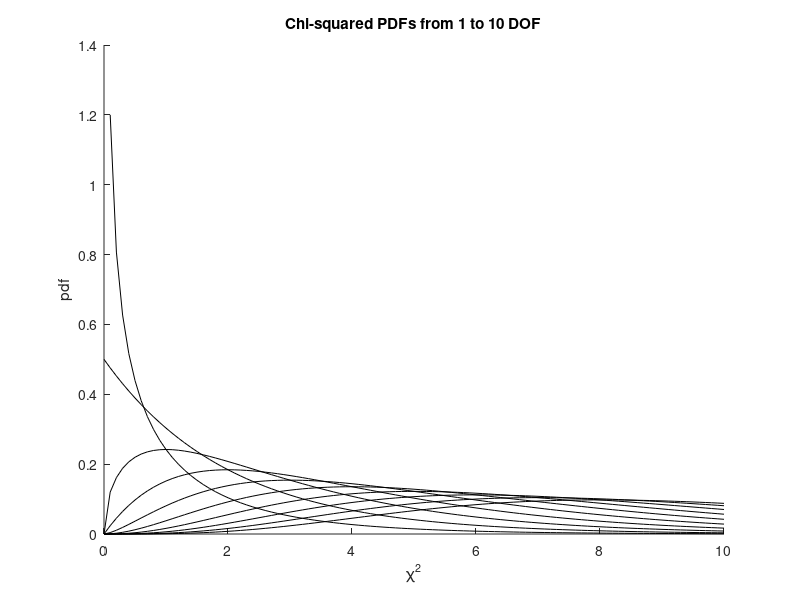

Here is the MATLAB script that generated this plot:
% plotChiPDFs

x = (0:0.1:10);
figure, hold on
for df = 1:10
    NUM = x.^((df-2)/2).*exp(-x/2);
    DEN = 2^(df/2)*gamma(df/2);
    pdf = NUM./DEN;
    plot(x, pdf, 'k')
end 
xlabel('\chi^2')
ylabel('pdf')
title('Chi-squared PDFs from 1 to 10 DOF')
